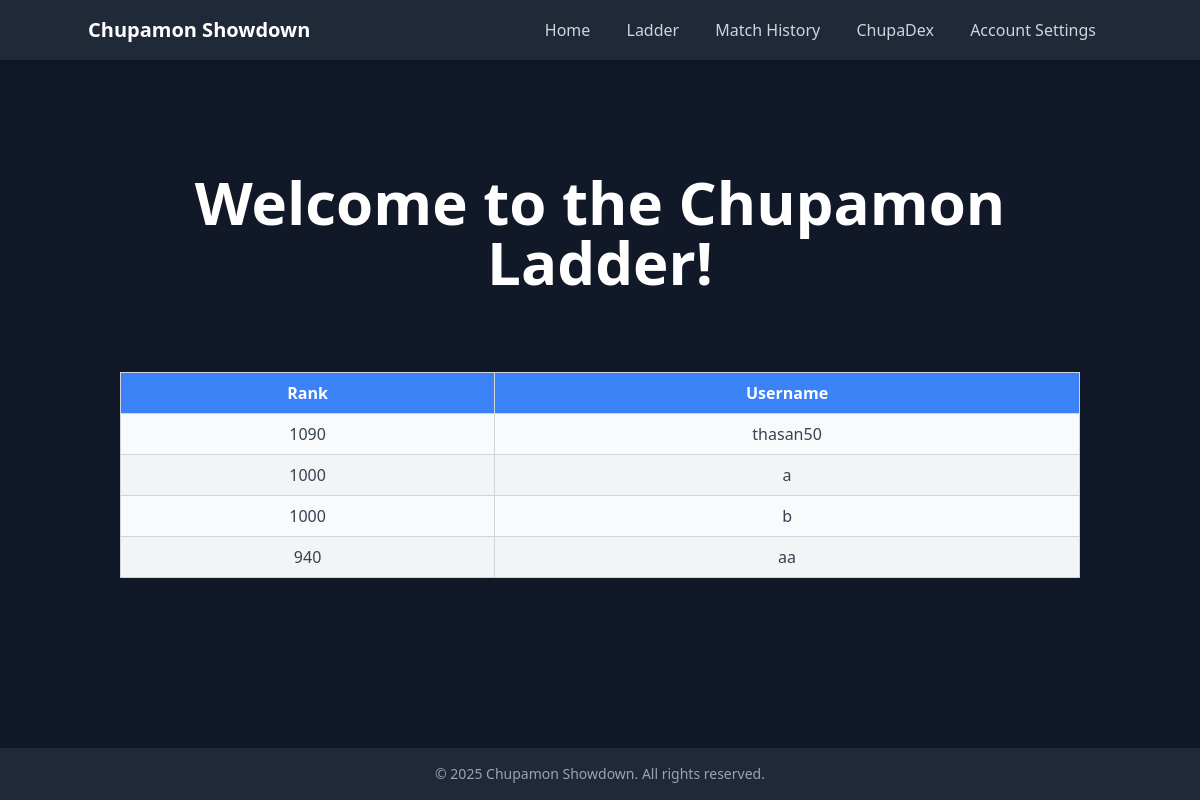
Page /ladder on the earlier database version.
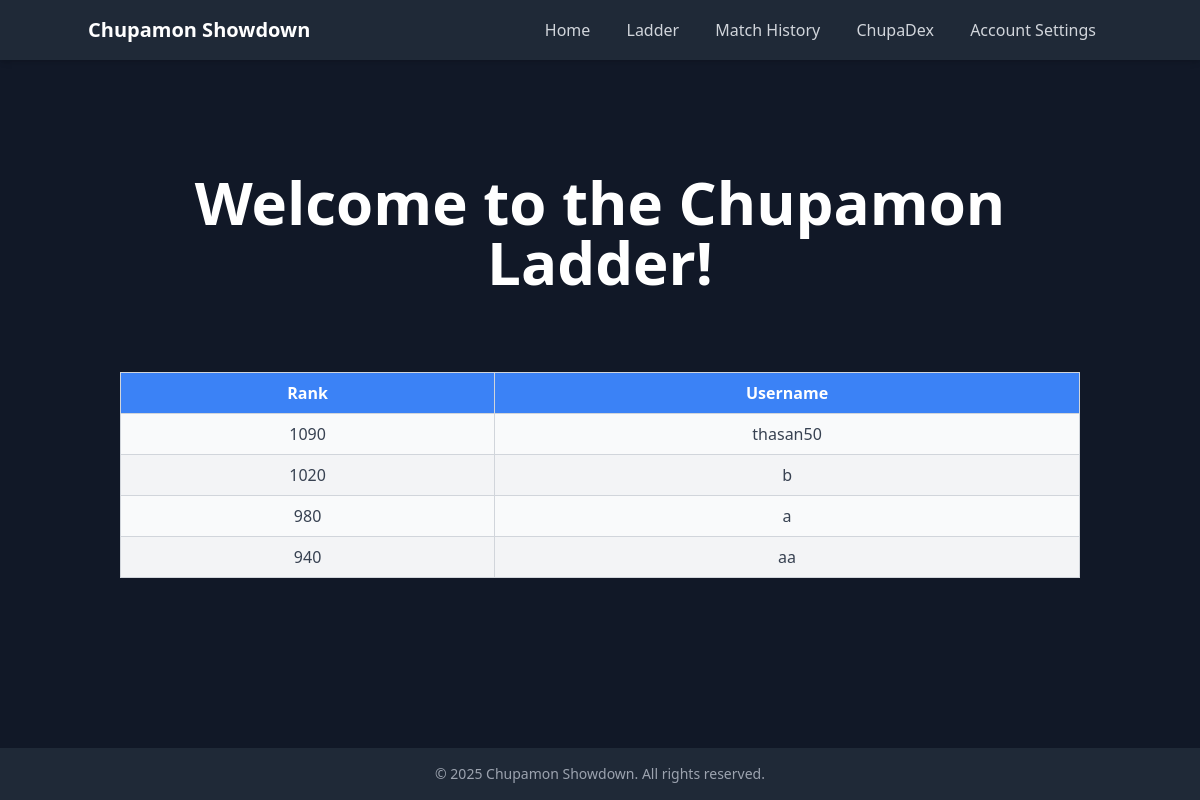
Same page on the later database version.
### tables this page shows
CREATE TABLE users (user_id INTEGER PRIMARY KEY AUTOINCREMENT, username TEXT, password TEXT, rank INTEGER, in_game TEXT, created_at TEXT, last_login TEXT);

### __init__.py (the view)
@app.route("/ladder", methods=['GET', 'POST'])
def ladder():
    passValue = 'username' in session
    data = db.getTable("users")
    userData = []
    rankData = []
    for user in data:
        if [user[0], user[1], user[3]] not in userData:
            userData.append([user[0], user[1], user[3]])
            rankData.append(user[3])
    rankData.sort(reverse=True)
    passData = []
    for rank in rankData:
        for count, user in enumerate(userData):
            if rank == user[2]:
                passData.append([user[0],user[1],user[2]])
                userData.pop(count)
    return render_template("ladder.html", user_data = passData, mode = mode, logged_in = passValue)

### db.py (called while the page is built)
def getTable(tableName):
    db = sqlite3.connect(DB_FILE, check_same_thread=False)
    c = db.cursor()
    c.execute("SELECT * from " + tableName)
    a = c.fetchall()
    db.close()
    return a

### templates/ladder.html (shortened to what this page needs)
<!DOCTYPE html>
<html lang="en">
   <head>
      <script src="https://cdn.tailwindcss.com"></script>
   </head>
   {% if mode %}
   <body class="bg-white text-black min-h-screen flex flex-col">
      {% else %}
      <body class="bg-gray-900 text-white min-h-screen flex flex-col">
         {% endif %}
         {% if mode %}
         <header class="bg-gray-300 p-4 shadow-md">
            <div class="container mx-auto flex items-center justify-between">
               <h1 class="text-xl font-bold"><a href="/"> Chupamon Showdown </a> </h1>
               <nav>
                  <a href="/" class="text-gray-700 hover:text-black px-4">Home</a>
                  <a href="/ladder" class="text-gray-700 hover:text-black px-4">Ladder</a>
                  <a href="/history" class="text-gray-700 hover:text-black px-4">Match History</a>
                  <a href="/chupadex" class="text-gray-700 hover:text-black px-4">ChupaDex</a>
                  <button onclick="toggleHidden('settings')" class="text-gray-700 hover:text-black px-4">Account Settings</button>
               </nav>
            </div>
         </header>
         {% else %}
         <header class="bg-gray-800 p-4 shadow-md">
            <div class="container mx-auto flex items-center justify-between">
               <h1 class="text-xl font-bold"><a href="/"> Chupamon Showdown </a> </h1>
               <nav>
                  <a href="/" class="text-gray-300 hover:text-white px-4">Home</a>
                  <a href="/ladder" class="text-gray-300 hover:text-white px-4">Ladder</a>
                  <a href="/history" class="text-gray-300 hover:text-white px-4">Match History</a>
                  <a href="/chupadex" class="text-gray-300 hover:text-white px-4">ChupaDex</a>
                  <button onclick="toggleHidden('settings')" class="text-gray-300 hover:text-white px-4">Account Settings</button>
               </nav>
            </div>
         </header>
         {% endif %}
      <main class="flex-grow container mx-auto p-8">
         <div class="text-center">
            <h2 class="text-6xl font-bold mb-20 mt-20">Welcome to the Chupamon Ladder!</h2>
         </div>
         <table class="w-full table-auto border-collapse border border-gray-200">
            <thead class="bg-blue-500 text-white">
               <tr>
                  <th class="px-4 py-2 border border-gray-300">Rank</th>
                  <th class="px-4 py-2 border border-gray-300">Username</th>
               </tr>
            </thead>
            <tbody id="ranking-body" class="text-gray-700">
               {% for user in user_data %}
               <tr class="odd:bg-gray-50 even:bg-gray-100">
                  <td class="px-4 py-2 text-center border border-gray-300"> {{user[2]}}</td>
                  <td class="px-4 py-2 text-center border border-gray-300">{{user[1]}}</td>
               </tr>
               {% endfor %}
            </tbody>
         </table>
      </main>
      {% if mode %}
      <footer class="bg-gray-300 p-4 text-center">
      <p class="text-gray-700 text-sm">&copy; 2025 Chupamon Showdown. All rights reserved.</p>
      {% else %}
      <footer class="bg-gray-800 p-4 text-center">
         <p class="text-gray-400 text-sm">&copy; 2025 Chupamon Showdown. All rights reserved.</p>
         {% endif %}
      </footer>
   </body>
</html>

Differences in the rows shown:
changed users (number 2 of 4 on the later page): rank "1000" → "1020"; moves up the list
changed users (number 3 of 4 on the later page): rank "1000" → "980"
